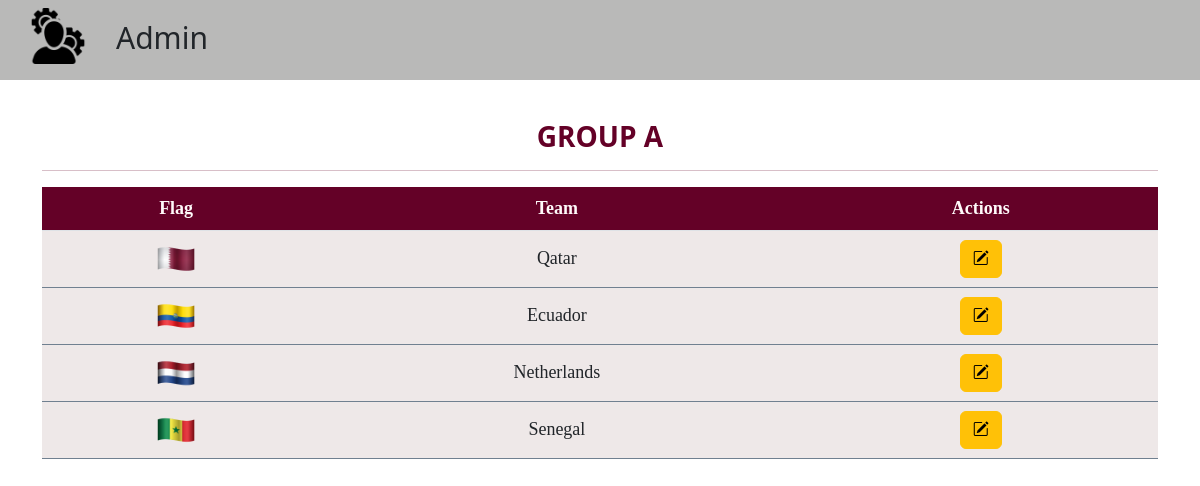
Screenshot of /viewgroup.php (signed in) with the database file from the repository.
### tables this page shows
CREATE TABLE `groups` (
  `id` int(50) NOT NULL,
  `flag` varchar(255) NOT NULL,
  `team` varchar(255) NOT NULL
);

### viewgroup.php (the view, shortened to what this page needs)
<?php
require('dbcon.php');
?>
<!DOCTYPE html>
<html lang="en">
<head>
    <link href="https://cdn.jsdelivr.net/npm/bootstrap@5.2.3/dist/css/bootstrap.min.css" rel="stylesheet"
>
    <link rel="stylesheet" href="https://cdn.jsdelivr.net/npm/bootstrap-icons@1.10.2/font/bootstrap-icons.css">
</head>
<body>
    <nav>
        <a href="./admindashboard.php"><img src="logo/admin.png" alt=""></a>
        <h1>Admin</h1>
    </nav>
    <div style="margin-top: 40px; margin-bottom: 70px;" class="container">
        <div>
            <h3 style="color:#640127; text-align: center; font-weight: bold;">GROUP A
                <hr>
        </div>
        <div>
            <table class=" table table-hover text-center">
                <tr class="tab">
                    <th>Flag</th>
                    <th>Team</th>
                    <th>Actions</th>
                </tr>
                <?php
                               $query="SELECT * FROM `groups`";
                               $result=mysqli_query($con,$query);
                               $fetchsrc=FETCH_SRC;
                               while($fetch=mysqli_fetch_assoc($result)){
                               echo<<<print
                                <tr class="tab1 align-middle">
                                <td><img src="$fetchsrc$fetch[flag]" width="40px" height="13%"></td>
                                <td>$fetch[team]</td>
                                <td>
                                <a href="viewgrpedit.php? id=$fetch[id]" class="btn  btn-warning "><i class="bi bi-pencil-square"></i></a>
                                </td>
                            </tr>
                            print;
                               }
                              ?>
            </table>
        </div>
    </div>

### viewgroup.php (style rules this page uses)
body { background-size: 120%; }
hr { font-weight: bold; color: #640127; }
table th, td { font-size: large; font-family: Georgia, 'Times New Roman', Times, serif; }
.tab { background-color: #640127; color: snow; }
table th { color: snow; }
.tab1 { background-color: rgba(238, 231, 231, 0.945); border: 0.5px slategrey; }
nav { display: flex; font-size: 1rem; background-color: #B9B9B8; height: 5rem; align-item: center; }
nav img { height: 3.5rem; margin: 8px 30px; }
nav h1 { margin: 20px 0px; font-size: 30px; }

### rows the page displays
groups: flag (picture), team "Qatar"
groups: flag (picture), team "Ecuador"
groups: flag (picture), team "Netherlands"
groups: flag (picture), team "Senegal"
